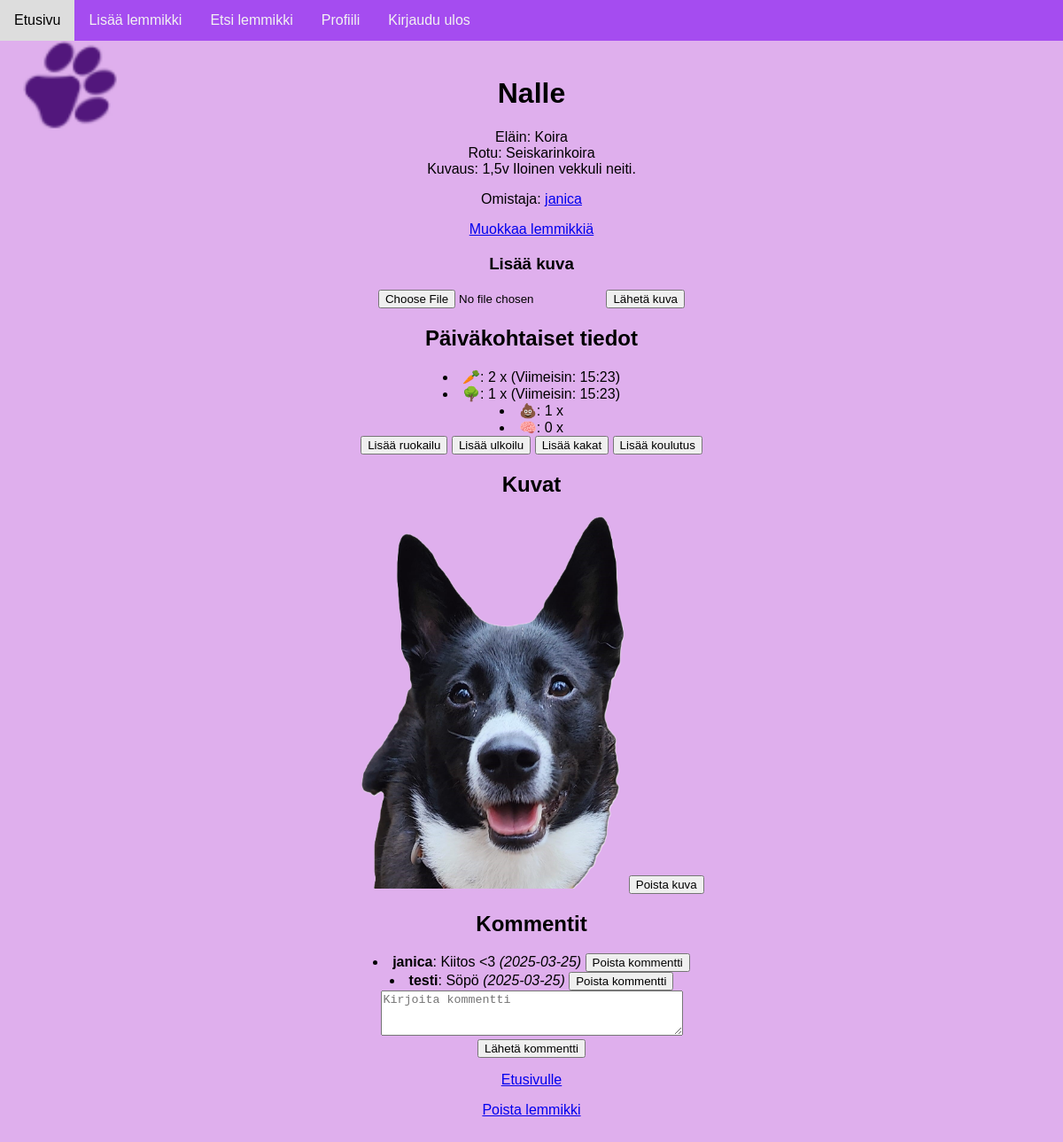
The app's page /pet/4 (signed in) with its own data.
### tables this page shows
CREATE TABLE pets (
    id INTEGER PRIMARY KEY AUTOINCREMENT,
    animal_id INTEGER NOT NULL,
    breed_id INTEGER NOT NULL,
    pet_name TEXT NOT NULL,
    description TEXT, user_id INTEGER REFERENCES users(id),
    FOREIGN KEY (animal_id) REFERENCES animals(id),
    FOREIGN KEY (breed_id) REFERENCES breeds(id)
);

CREATE TABLE animals (
    id INTEGER PRIMARY KEY AUTOINCREMENT,
    name TEXT NOT NULL
);

CREATE TABLE breeds (
    id INTEGER PRIMARY KEY AUTOINCREMENT,
    animal_id INTEGER,
    breed_name TEXT NOT NULL,
    FOREIGN KEY (animal_id) REFERENCES animals(id)
);

CREATE TABLE users (
    id INTEGER PRIMARY KEY,
    username TEXT UNIQUE,
    password_hash TEXT
);

CREATE TABLE animal_actions (
    animal_id INTEGER,
    action_name TEXT,
    FOREIGN KEY (animal_id) REFERENCES animals(id)
);

CREATE TABLE images (
    id INTEGER PRIMARY KEY AUTOINCREMENT,
    pet_id INTEGER NOT NULL,
    filename TEXT NOT NULL,
    FOREIGN KEY (pet_id) REFERENCES pets(id)
);

CREATE TABLE comments (
    id INTEGER PRIMARY KEY AUTOINCREMENT,
    pet_id INTEGER NOT NULL,
    user_id INTEGER NOT NULL,
    content TEXT NOT NULL,
    timestamp DATETIME DEFAULT CURRENT_TIMESTAMP,
    FOREIGN KEY (pet_id) REFERENCES pets(id),
    FOREIGN KEY (user_id) REFERENCES users(id)
);

### app.py (the view)
@app.route("/pet/<int:pet_id>")
def show_pet(pet_id):
    pet_info = pets.get_pet_by_id(pet_id)
    if not pet_info:
        abort(404)
    username = session.get("username")
    is_owner = False
    session_user_id = None
    if username:
        user_id_result = db.query("SELECT id FROM users WHERE username = ?", [username])
        if user_id_result:
            session_user_id = user_id_result[0][0]
            owner_check = db.query("SELECT id FROM pets WHERE id = ? AND user_id = ?", [pet_id, session_user_id])
            is_owner = bool(owner_check)
    sql_logs = """
        SELECT action_name, COUNT(*) AS cnt, MAX(timestamp) AS latest_time
        FROM pet_logs
        WHERE pet_id=? AND DATE(timestamp) = DATE('now')
        GROUP BY action_name
    """
    logs = db.query(sql_logs, [pet_id])
    daily_counts = {}
    for row in logs:
        daily_counts[row["action_name"]] = {
            "cnt": row["cnt"],
            "latest": row["latest_time"][11:16] if row["latest_time"] else "–"
        }
    animal_id = pet_info["animal_id"]
    actions_query = db.query("SELECT action_name FROM animal_actions WHERE animal_id = ?", [animal_id])
    allowed_actions = [row["action_name"] for row in actions_query]
    comments = pets.get_comments_for_pet(pet_id)
    images = pets.get_images_for_pet(pet_id)
    return render_template("pet.html",
                        pet=pet_info,
                        is_owner=is_owner,
                        session_user_id=session_user_id,
                        daily_counts=daily_counts,
                        allowed_actions=allowed_actions,
                        comments=comments,
                        images=images)

### app.py (called while the page is built)
@app.context_processor
def inject_user_id():
    user_id = None
    if "username" in session:
        result = db.query("SELECT id FROM users WHERE username = ?", [session["username"]])
        if result:
            user_id = result[0][0]
    return dict(session_user_id=user_id)

@app.after_request
def add_header(response):
    response.headers["Cache-Control"] = "no-store, no-cache, must-revalidate, max-age=0"
    response.headers["Pragma"] = "no-cache"
    response.headers["Expires"] = "0"
    return response

### db.py (called while the page is built)
def get_connection():
    con = sqlite3.connect("database.db")
    con.execute("PRAGMA foreign_keys = ON")
    con.row_factory = sqlite3.Row
    return con

def query(sql, params=[]):
    con = get_connection()
    result = con.execute(sql, params).fetchall()
    con.close()
    return result

def get_images_for_pet(pet_id):
    sql = "SELECT id, filename FROM images WHERE pet_id = ?"
    return query(sql, [pet_id])

### pets.py (called while the page is built)
def get_pet_by_id(pet_id):
    pet = db.query("""
        SELECT p.id, p.pet_name, p.description, p.animal_id,
               b.breed_name, a.name AS animal_name,
               p.user_id, u.username AS owner_username
        FROM pets p
        JOIN breeds b ON p.breed_id = b.id
        JOIN animals a ON p.animal_id = a.id
        JOIN users u ON p.user_id = u.id
        WHERE p.id=?
    """, [pet_id])
    return pet[0] if pet else None

def get_comments_for_pet(pet_id):
    sql = """
        SELECT c.id, c.user_id, c.content, c.timestamp, u.username
        FROM comments c
        JOIN users u ON c.user_id = u.id
        WHERE c.pet_id = ?
        ORDER BY c.timestamp DESC
    """
    return db.query(sql, [pet_id])

def get_images_for_pet(pet_id):
    return db.get_images_for_pet(pet_id)

### templates/pet.html (shortened to what this page needs)
{% extends "base.html" %}
{% block body_class %}pet-page{% endblock %}
{% block content %}
<h1>{{ pet.pet_name }}</h1>
<p>Eläin: {{ pet.animal_name }}<br>
Rotu: {{ pet.breed_name }}<br>
Kuvaus: {{ pet.description }}</p>
<p>Omistaja: <a href="/user/{{ pet.user_id }}">{{ pet.owner_username }}</a></p>
{% if is_owner %}
    <p><a href="/pet/{{ pet.id }}/edit">Muokkaa lemmikkiä</a></p>
{% endif %}
{% if is_owner %}
<h3>Lisää kuva</h3>
<form action="/pet/{{ pet.id }}/upload_image" method="post" enctype="multipart/form-data">
  <input type="file" name="image" required>
  <button type="submit">Lähetä kuva</button>
</form>
{% endif %}
<h2>Päiväkohtaiset tiedot</h2>
  {% if "ruokailu" in allowed_actions %}
    <li>🥕: {{ daily_counts["ruokailu"]["cnt"] if "ruokailu" in daily_counts else 0 }} x
        (Viimeisin: {{ daily_counts["ruokailu"]["latest"] if "ruokailu" in daily_counts else "–" }})</li>
  {% endif %}
  {% if "ulkoilu" in allowed_actions %}
    <li>🌳: {{ daily_counts["ulkoilu"]["cnt"] if "ulkoilu" in daily_counts else 0 }} x
        (Viimeisin: {{ daily_counts["ulkoilu"]["latest"] if "ulkoilu" in daily_counts else "–" }})</li>
  {% endif %}
  {% if "kakat" in allowed_actions %}
    <li>💩: {{ daily_counts["kakat"]["cnt"] if "kakat" in daily_counts else 0 }} x</li>
  {% endif %}
  {% if "koulutus" in allowed_actions %}
    <li>🧠: {{ daily_counts["koulutus"]["cnt"] if "koulutus" in daily_counts else 0 }} x</li>
  {% endif %}
{% if is_owner %}
<form action="/pet/{{ pet.id }}/action" method="post">
  {% for action in allowed_actions %}
    <button name="action_name" value="{{ action }}">Lisää {{ action }}</button>
  {% endfor %}
</form>
{% endif %}
<h2>Kuvat</h2>
{% if images %}
  {% for image in images %}
    <div style="margin: 10px 0;">
      <img src="{{ url_for('static', filename='uploads/' ~ image.filename) }}" alt="Kuva" width="300">
      {% if is_owner %}
        <form action="/pet/{{ pet.id }}/delete_image/{{ image.id }}" method="post" style="display:inline;">
          <button type="submit">Poista kuva</button>
        </form>
      {% endif %}
    </div>
  {% endfor %}
{% else %}
  <p>Ei vielä lisättyjä kuvia.</p>
{% endif %}
<h2>Kommentit</h2>
  {% for comment in comments %}
    <li>
      <b>{{ comment.username }}</b>: {{ comment.content }}
      <i>({{ comment.timestamp[:10] }})</i>
      {% if session.username and (comment.user_id == session_user_id or is_owner) %}
        <form action="/comment/{{ comment.id }}/delete" method="post" style="display:inline;">
          <button type="submit">Poista kommentti</button>
        </form>
      {% endif %}
    </li>
  {% endfor %}
{% if session.username %}
  <form action="/pet/{{ pet.id }}/comment" method="post">
    <textarea name="comment" rows="3" cols="40" maxlength="500" placeholder="Kirjoita kommentti"></textarea><br>
    <button type="submit">Lähetä kommentti</button>
  </form>
{% endif %}
<p><a href="/">Etusivulle</a></p>
{% if is_owner %}
<p><a href="/confirm_delete_pet/{{ pet.id }}">Poista lemmikki<a/></p>
{% endif %}
{% endblock %}

### static/css/main.css (style rules this page uses)
*, *::before, *::after { box-sizing: border-box; }
body { margin: 0; padding: 0; font-family: Arial, sans-serif; }
.pet-page { background: url("../images/pet.png") no-repeat center center; background-size: cover; background-attachment: fixed; }

### records on screen
pets: pet_name "Nalle", description "1,5v Iloinen vekkuli neiti."
animals: animal_name "Koira"
breeds: breed_name "Seiskarinkoira"
users: owner_username "janica"
animal_actions: action_name "ruokailu"
animal_actions: action_name "ulkoilu"
animal_actions: action_name "kakat"
animal_actions: action_name "koulutus"
images: filename (picture)
comments: username "janica", content "Kiitos <3", timestamp "2025-03-25"
comments: username "testi", content "Söpö", timestamp "2025-03-25"

### other values on screen
{{ daily_counts["ruokailu"]["cnt"] if "ruokailu" in daily_counts else 0 }} "2"
{{ daily_counts["ulkoilu"]["cnt"] if "ulkoilu" in daily_counts else 0 }} "1"
{{ daily_counts["kakat"]["cnt"] if "kakat" in daily_counts else 0 }} "1"
{{ daily_counts["koulutus"]["cnt"] if "koulutus" in daily_counts else 0 }} "0"
